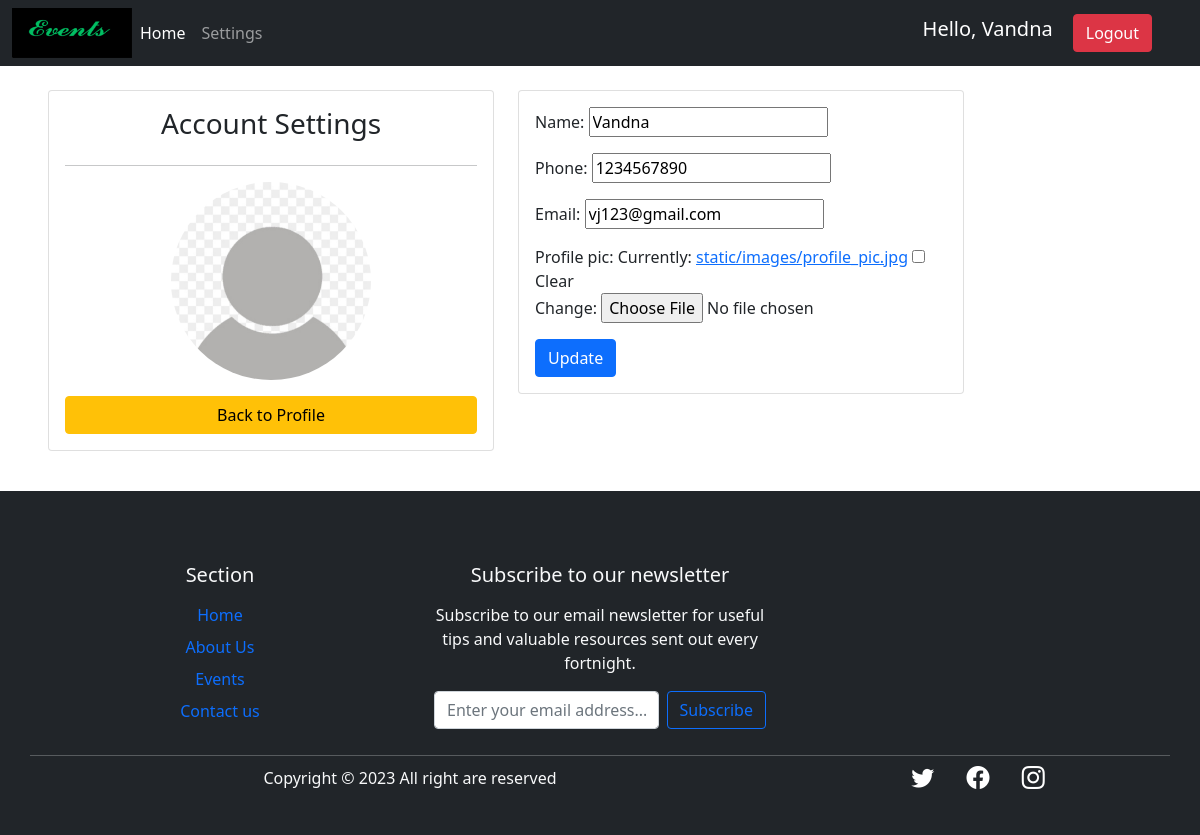
Screenshot of /settings (signed in) with the database file from the repository.
### Home_App/models.py (models this page shows, shortened)
class Student(models.Model):
    user=models.OneToOneField(User, null=True, blank=True, on_delete=models.CASCADE)
    name=models.CharField(null=True, max_length=200)
    phone=models.CharField(null=True, max_length=200)
    email=models.CharField(null=True, max_length=200)
    profile_pic=models.ImageField(default='static/images/profile_pic.profile_pic.jpg',upload_to='static/images',blank=True,null=True)
    date_created=models.DateField(null=True, auto_now_add=True)

### Home_App/decorators.py (the view)
        def wrapper_func(request,*args, **kwargs):
           group=None
           if request.user.groups.exists():
              group=request.user.groups.all()[0].name
           if group in allowed_roles:
              return view_func(request,*args, **kwargs)
           else:
            return HttpResponse('You are not authorized to view this page.')

### Home_App/forms.py
class StudentForm(ModelForm):
    class Meta:
        model = Student
        fields = "__all__"
        exclude=['user']

### Home_App/views.py (called while the page is built)
@login_required(login_url='Login')
@allowed_users(allowed_roles=['student'])
def account_settings(request):
    student=request.user.student
    form=StudentForm(instance=student)
    if request.method=='POST':
        form=StudentForm(request.POST,request.FILES,instance=student)
        if form.is_valid():
            form.save()
    context={'form':form}
    return render(request,'Dashboard/account_settings.html',context)

### Template/Dashboard/account_settings.html (shortened to what this page needs)
{% extends 'Dashboard/navbar.html' %}
{% block body %}
<div class="row px-5">
    <div class="col-md-5 mb-3 mt-4 my-2">
        <div class="card card-body">
            <h3 style="text-align: center;">Account Settings</h3>
            <hr>
            <img class="profile-pic" src="{{request.user.student.profile_pic.url}}">
            <a href="/userprofile" class="btn btn-warning mt-3">Back to Profile</a>
        </div>
    </div>
    <div class="col-md-5 mb-3 mt-4">
        <div class="card card-body">
            <form method="post" action="" enctype="multipart/form-data">
                {{form.as_p}}
                <button type="submit" class="btn btn-primary shadow-none">Update</button>
            </form>
        </div>
    </div>
</div>
{% endblock body %}

### Template/Dashboard/navbar.html (shortened to what this page needs)
<!doctype html>
<html lang="en">
<head>
  <link href="https://cdn.jsdelivr.net/npm/bootstrap@5.0.2/dist/css/bootstrap.min.css" rel="stylesheet"
>
  <link rel="stylesheet" href="https://cdn.jsdelivr.net/npm/bootstrap-icons@1.11.1/font/bootstrap-icons.css">
</head>
<body>
  <nav class="navbar navbar-expand-lg navbar-dark bg-dark sticky-top">
    <div class="container-fluid">
      <img src="/static/images/logo1.png" width="120" height="50" alt="...">
      <div class="collapse navbar-collapse" id="navbarSupportedContent">
        <ul class="navbar-nav me-auto mb-2 mb-lg-0">
          {% if request.user.is_staff %}
          <li class="nav-item">
            <a class="nav-link active" aria-current="page" href="/home">Home</a>
          </li>
          <li class="nav-item">
            <a class="nav-link" href="/event">Events</a>
          </li>
          {% else %}
          <li class="nav-item">
            <a class="nav-link active" href="/home">Home</a>
          </li>
          <li class="nav-item">
            <a class="nav-link" href="/settings">Settings</a>
          </li>
          {% endif %}
        </ul>
        <div class="d-flex">
          {% if request.user.isnot_authenticated %}
          <a href="/loginpage" type="submit" class="btn btn-primary shadow-none me-lg-3 me-3">Login</a>
          <a href="/register" type="submit" class="btn btn-primary shadow-none me-lg-3 me-3" >Register</a>
          {% else %}
          <span class="hello-msg">Hello, {{request.user}} </span>
          <span class="hello-msg"><a href="/logout" type="submit" class="btn btn-danger shadow-none me-lg-3 me-3">Logout</a></span>
          {% endif %}
        </div>
      </div>
    </div>
  </nav>
  {% block body %}{% endblock body %}
  {% block footer %}
  <footer class="bg-dark text-light text-center mt-4 pt-5 pb-4">
    <div class="container text-center text-md-left ">
      <div class="row text-center text-md-left">
        <div class="col-lg-4 p-4">
          <h5 class="mb-3"> Section</h5>
          <a href="#" class="d-inline-block mb-2 text-decoration-none">Home</a><br>
          <a href="#" class="d-inline-block mb-2 text-decoration-none">About Us</a><br>
          <a href="#" class="d-inline-block mb-2 text-decoration-none">Events</a><br>
          <a href="#" class="d-inline-block mb-2 text-decoration-none">Contact us</a><br>
        </div>
        <div class="col-lg-4 p-4">
          <h5 class="mb-3">Subscribe to our newsletter</h5>
          <p>Subscribe to our email newsletter for useful tips and valuable resources sent out every fortnight.</p>
          <form class="d-flex">
            <input class="form-control me-2" type="text" placeholder="Enter your email address..." aria-label="Search">
            <button class="btn btn-outline-primary" type="submit">Subscribe</button>
          </form>
        </div>
        <hr class="mb-1 ">
        <div>
          <div class="row align-items-center">
            <div class="col-md-7 col-lg-8">
              <p>Copyright © 2023 All right are reserved
              </p>
            </div>
            <div class="col-md-5 col-lg-4">
              <div class="text-center text-md-right">
                <ul class=" list-unstyled list-inline">
                  <li class="list-inline-item">
                    <a href="#" class="btn-floating btn-sm text-white" style="font-size: 23px;"><i
                        class="bi bi-twitter me-1"></i></a>
                  </li>
                  <li class="list-inline-item">
                    <a href="#" class="btn-floating btn-sm text-white" style="font-size: 23px;"><i
                        class="bi bi-facebook me-1"></i></a>
                  </li>
                  <li class="list-inline-item">
                    <a href="#" class="btn-floating btn-sm text-white" style="font-size: 23px;"><i
                        class="bi bi-instagram me-1"></i></a>
                  </li>
                </ul>
              </div>
            </div>
          </div>
        </div>
      </div>
    </div>
  </footer>
  {% endblock footer %}
</body>
</html>

### Template/Dashboard/navbar.html (style rules this page uses)
.hello-msg { font-size: 20px; color: #fff; margin-right: 20px; }

### Template/Dashboard/account_settings.html (style rules this page uses)
.profile-pic { max-width: 200px; max-height: 200px; margin: 0 auto; border-radius: 50%; }

### rows the page displays
Student: name "Vandna", phone "1234567890", email "vj123@gmail.com"

### other values shown
{{ request.user }} "Vandna"
